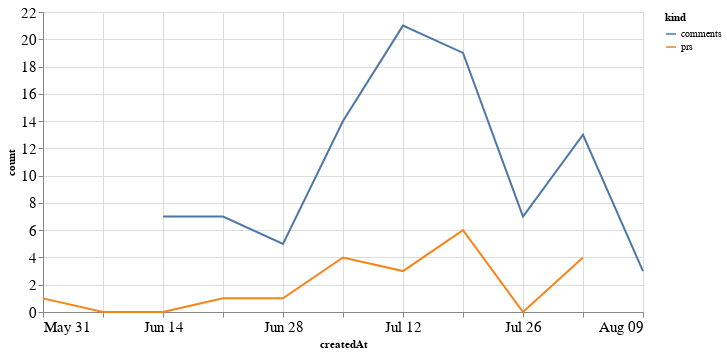

Notebook source saved alongside this figure:
### Code cell
alt.Chart(total_time, width=600).mark_line().encode(
    x='createdAt',
    y='count',
    color='kind'
)

### Figure 1 — Vega-Lite specification as saved in the notebook (floating-point values rounded to 4 significant figures)
{"config": {"axisLeft": {"labelFontSize": 15}, "axisBottom": {"labelFontSize": 15}}, "data": {"name": "data-20691c4965242ed7c0aadbaaf730f6e3"}, "mark": "line", "encoding": {"color": {"type": "nominal", "field": "kind"}, "x": {"type": "temporal", "field": "createdAt"}, "y": {"type": "quantitative", "field": "count"}}, "width": 600, "$schema": "https://vega.github.io/schema/vega-lite/v4.8.1.json", "datasets": {"data-20691c4965242ed7c0aadbaaf730f6e3": [{"createdAt": "2020-05-31T00:00:00", "kind": "prs", "count": 1.0}, {"createdAt": "2020-06-07T00:00:00", "kind": "prs", "count": 0.0}, {"createdAt": "2020-06-14T00:00:00", "kind": "prs", "count": 0.0}, {"createdAt": "2020-06-21T00:00:00", "kind": "prs", "count": 1.0}, {"createdAt": "2020-06-28T00:00:00", "kind": "prs", "count": 1.0}, {"createdAt": "2020-07-05T00:00:00", "kind": "prs", "count": 4.0}, {"createdAt": "2020-07-12T00:00:00", "kind": "prs", "count": 3.0}, {"createdAt": "2020-07-19T00:00:00", "kind": "prs", "count": 6.0}, {"createdAt": "2020-07-26T00:00:00", "kind": "prs", "count": 0.0}, {"createdAt": "2020-08-02T00:00:00", "kind": "prs", "count": 4.0}, {"createdAt": "2020-08-09T00:00:00", "kind": "prs", "count": null}, {"createdAt": "2020-05-31T00:00:00", "kind": "comments", "count": null}, {"createdAt": "2020-06-07T00:00:00", "kind": "comments", "count": null}, {"createdAt": "2020-06-14T00:00:00", "kind": "comments", "count": 7.0}, {"createdAt": "2020-06-21T00:00:00", "kind": "comments", "count": 7.0}, {"createdAt": "2020-06-28T00:00:00", "kind": "comments", "count": 5.0}, {"createdAt": "2020-07-05T00:00:00", "kind": "comments", "count": 14.0}, {"createdAt": "2020-07-12T00:00:00", "kind": "comments", "count": 21.0}, {"createdAt": "2020-07-19T00:00:00", "kind": "comments", "count": 19.0}, {"createdAt": "2020-07-26T00:00:00", "kind": "comments", "count": 7.0}, {"createdAt": "2020-08-02T00:00:00", "kind": "comments", "count": 13.0}, {"createdAt": "2020-08-09T00:00:00", "kind": "comments", "count": 3.0}]}}
